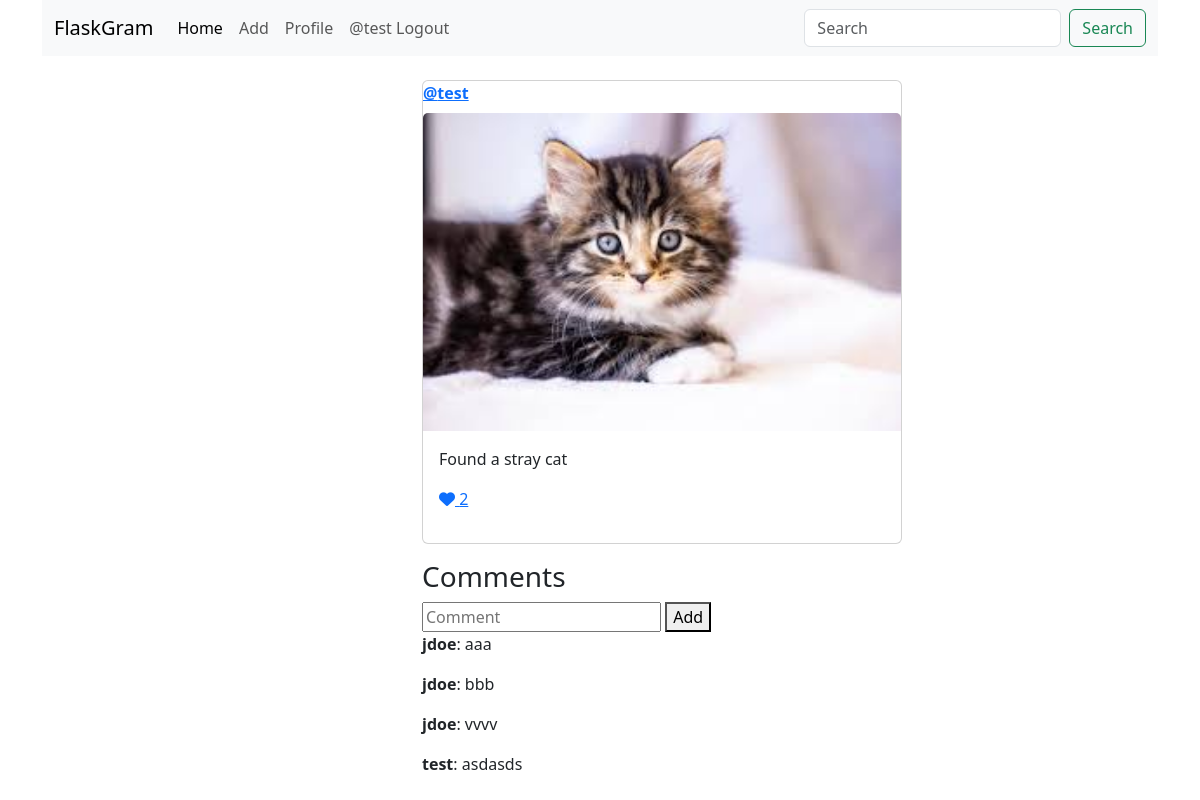
The app's page /post/4 (signed in) with its own data.
### tables this page shows
CREATE TABLE users (
    id INTEGER PRIMARY KEY AUTOINCREMENT,
    username TEXT UNIQUE NOT NULL,
    password TEXT NOT NULL,
    description TEXT, 
    created_at TIMESTAMP NOT NULL
);

CREATE TABLE posts (
    id INTEGER PRIMARY KEY AUTOINCREMENT,
    content TEXT NOT NULL,
    image TEXT NOT NULL,
    created_at TIMESTAMP NOT NULL, 
    users_id INTEGER NOT NULL, likes integer default 0,
    FOREIGN KEY (users_id) REFERENCES users (id) 
);

CREATE TABLE comments (
    id INTEGER PRIMARY KEY AUTOINCREMENT,
    content TEXT NOT NULL,
    users_id INTEGER NOT NULL, 
    posts_id INTEGER NOT NULL,
    created_at TIMESTAMP NOT NULL,
    FOREIGN KEY (users_id) REFERENCES users (id), 
    FOREIGN KEY (posts_id) REFERENCES posts (id)
);

### app.py (the view)
@app.route('/post/<int:pid>')
def view_post(pid):
    db = get_db_connection()
    post = db.execute("""SELECT p.id, p.content, p.image, p.created_at, u.username, p.users_id, p.likes
                       FROM posts p JOIN users u ON u.id=p.users_id
                       WHERE p.id=?""", (pid,)).fetchone()
    comments = db.execute("""SELECT c.id, c.content, u.username  FROM comments c
                          JOIN users u ON c.users_id=u.id
                          WHERE posts_id=?""",
                          (pid,)).fetchall()
    return render_template('post.html', post=post, comments=comments)

### app.py (called while the page is built)
def get_db_connection():
    if 'db' not in g:
        g.db = sqlite3.connect(app.config['DATABASE'])
        g.db.row_factory = sqlite3.Row
    return g.db

@app.before_request
def load_logged_in_user():
    user_id = session.get('user_id')
    if user_id is None:
        g.user = None
    else:
        db = get_db_connection()
        g.user = db.execute("SELECT * FROM users WHERE id=?", (user_id,)).fetchone()

### templates/post.html (shortened to what this page needs)
{% extends 'base.html' %}
{% block content %}
<div class="row">
    <div class="col-md-4 mx-auto">
        <div class="card mb-3" style="width: 30rem;">
                    <b class="mb-2"><a href="/user/{{ post['users_id'] }}">@{{ post['username'] }}</a></b>
                    <img src="/static/uploads/{{ post['image'] }}" class="card-img-top" alt="...">
                <div class="card-body">
                    <p class="card-text">{{ post['content'] }}</p>
                    <p>{% if g.user %}<a href="/like/{{ post['id'] }}">{% endif %}
                    {% if post['likes'] > 0 %}
                    <i class="fa-solid fa-heart"></i>
                    {% else %}
                    <i class="fa-regular fa-heart"></i>
                    {% endif %}
                    {{ post['likes'] }}
                    {% if g.user %}</a>{% endif %}</p>
                </div>
            </div>
        <div>
            <h3>Comments</h3>
            {% if g.user %}
                <form method="post" action="/add/comment">
                    <input type="text" name="new_comment" placeholder="Comment" />
                    <button type="submit">Add</button>
                </form>
            {% endif %}
            {% for com in comments %}
                <p><b>{{ com['username'] }}</b>: {{ com['content'] }}</p>
            {% endfor %}
        </div>
    </div>
</div>
{% endblock %}

### templates/base.html (shortened to what this page needs)
<!DOCTYPE html>
<html lang="en">
<head>
    <link href="https://cdn.jsdelivr.net/npm/bootstrap@5.3.6/dist/css/bootstrap.min.css" rel="stylesheet">
    <link rel="stylesheet" href="https://cdnjs.cloudflare.com/ajax/libs/font-awesome/6.7.2/css/all.min.css" />
</head>
<body>
    <div class="container">
        <nav class="navbar navbar-expand-lg bg-body-tertiary">
            <div class="container-fluid">
                <a class="navbar-brand" href="#">FlaskGram</a>
                <div class="collapse navbar-collapse" id="navbarSupportedContent">
                <ul class="navbar-nav me-auto mb-2 mb-lg-0">
                    <li class="nav-item">
                    <a class="nav-link active" aria-current="page" href="/">Home</a>
                    </li>
                    {% if g.user %}
                    <li class="nav-item">
                    <a class="nav-link" href="/create">Add</a>
                    </li>
                    <li class="nav-item">
                    <a class="nav-link" href="/profile">Profile</a>
                    </li>
                    <li class="nav-item">
                    <a class="nav-link" href="/logout">@{{ g.user['username'] }} Logout</a>
                    </li>
                    {% endif %}
                </ul>
                <form class="d-flex" role="search" action="/search" method="post">
                    <input name="search_term" class="form-control me-2"
                    type="search" placeholder="Search" aria-label="Search" />
                    <button class="btn btn-outline-success" type="submit">Search</button>
                </form>
                </div>
            </div>
        </nav>
        <div class="mt-4">
            {% block content %}{% endblock %}
        </div>
    </div>
</body>
</html>

### records on screen
users: user.username "test", username "test"
posts: image (picture), content "Found a stray cat", likes "2"
comments: username "jdoe", content "aaa"
comments: username "jdoe", content "bbb"
comments: username "jdoe", content "vvvv"
comments: username "test", content "asdasds"
